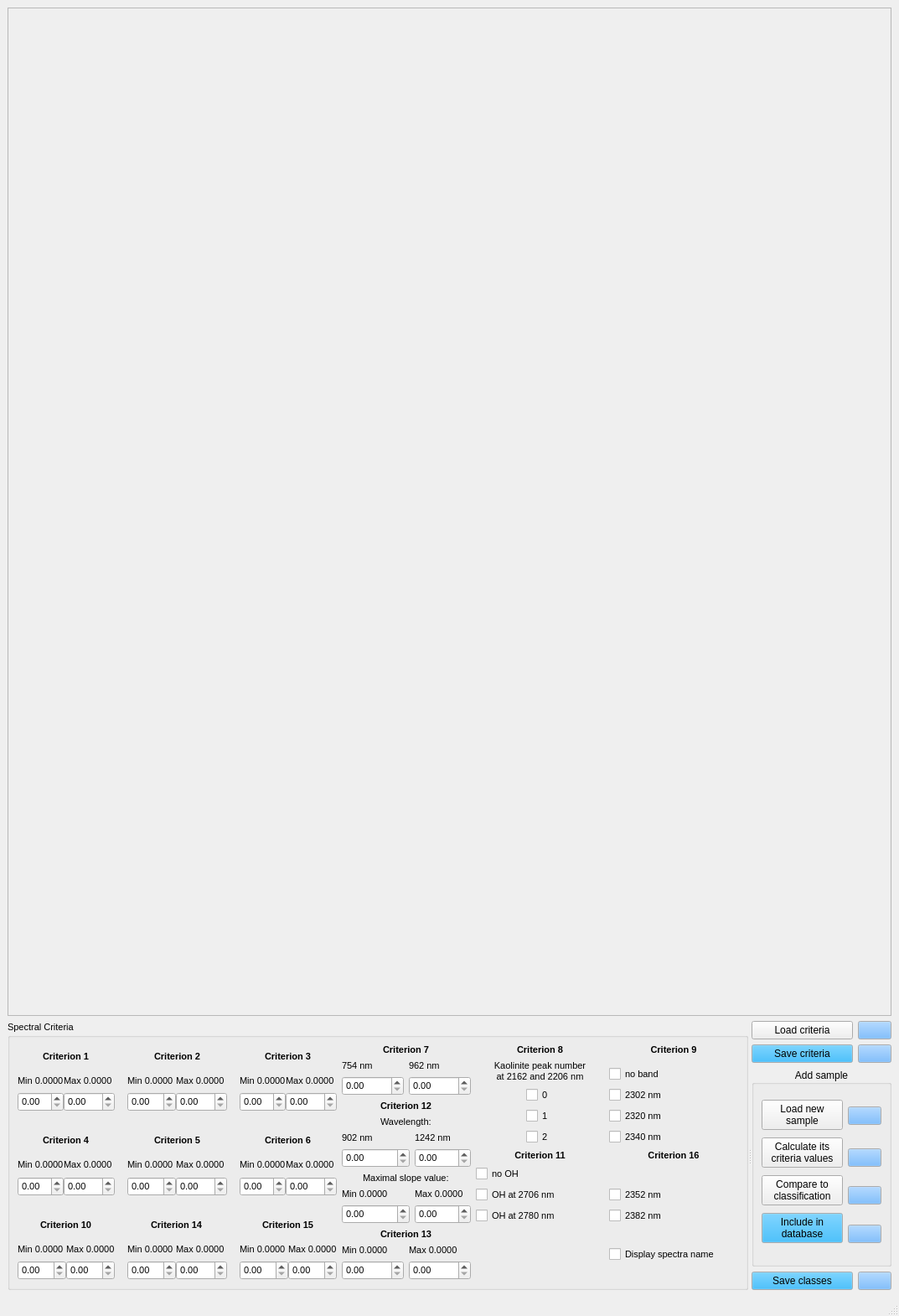
<?xml version="1.0" encoding="UTF-8"?>
<ui version="4.0">
 <class>MainWindow</class>
 <widget class="QMainWindow" name="MainWindow">
  <property name="geometry">
   <rect>
    <x>0</x>
    <y>0</y>
    <width>1073</width>
    <height>1570</height>
   </rect>
  </property>
  <property name="minimumSize">
   <size>
    <width>0</width>
    <height>0</height>
   </size>
  </property>
  <property name="windowTitle">
   <string>PIG_Reflectance_Classifier</string>
  </property>
  <property name="windowIcon">
   <iconset>
    <normaloff>icon.ico</normaloff>icon.ico</iconset>
  </property>
  <widget class="QWidget" name="centralwidget">
   <layout class="QVBoxLayout" name="verticalLayout_7">
    <item>
     <widget class="QFrame" name="frame">
      <property name="sizePolicy">
       <sizepolicy hsizetype="Expanding" vsizetype="Expanding">
        <horstretch>0</horstretch>
        <verstretch>0</verstretch>
       </sizepolicy>
      </property>
      <property name="frameShape">
       <enum>QFrame::StyledPanel</enum>
      </property>
      <property name="frameShadow">
       <enum>QFrame::Raised</enum>
      </property>
     </widget>
    </item>
    <item>
     <widget class="QSplitter" name="splitter">
      <property name="orientation">
       <enum>Qt::Horizontal</enum>
      </property>
      <widget class="QGroupBox" name="groupBox">
       <property name="sizePolicy">
        <sizepolicy hsizetype="Fixed" vsizetype="Preferred">
         <horstretch>0</horstretch>
         <verstretch>0</verstretch>
        </sizepolicy>
       </property>
       <property name="font">
        <font>
         <pointsize>8</pointsize>
        </font>
       </property>
       <property name="title">
        <string>Spectral Criteria</string>
       </property>
       <layout class="QGridLayout" name="gridLayout_15">
        <item row="0" column="0" rowspan="4">
         <layout class="QGridLayout" name="gridLayout_14">
          <property name="horizontalSpacing">
           <number>15</number>
          </property>
          <property name="verticalSpacing">
           <number>20</number>
          </property>
          <item row="2" column="2">
           <layout class="QGridLayout" name="gridLayout_10">
            <item row="0" column="0" colspan="2" alignment="Qt::AlignHCenter">
             <widget class="QLabel" name="label_40">
              <property name="font">
               <font>
                <pointsize>8</pointsize>
                <weight>75</weight>
                <bold>true</bold>
               </font>
              </property>
              <property name="text">
               <string>Criterion 15</string>
              </property>
             </widget>
            </item>
            <item row="1" column="0">
             <widget class="QLabel" name="label_42">
              <property name="text">
               <string>Min 0.0000 </string>
              </property>
             </widget>
            </item>
            <item row="1" column="1">
             <widget class="QLabel" name="label_41">
              <property name="text">
               <string>Max 0.0000</string>
              </property>
             </widget>
            </item>
            <item row="2" column="0">
             <widget class="QDoubleSpinBox" name="mincrit15"/>
            </item>
            <item row="2" column="1">
             <widget class="QDoubleSpinBox" name="maxcrit15"/>
            </item>
           </layout>
          </item>
          <item row="1" column="2">
           <layout class="QGridLayout" name="gridLayout_7">
            <item row="0" column="0" colspan="2" alignment="Qt::AlignHCenter">
             <widget class="QLabel" name="label_13">
              <property name="font">
               <font>
                <pointsize>8</pointsize>
                <weight>75</weight>
                <bold>true</bold>
               </font>
              </property>
              <property name="text">
               <string>Criterion 6</string>
              </property>
             </widget>
            </item>
            <item row="1" column="0">
             <widget class="QLabel" name="label_17">
              <property name="text">
               <string>Min 0.0000</string>
              </property>
             </widget>
            </item>
            <item row="1" column="1">
             <widget class="QLabel" name="label_14">
              <property name="text">
               <string>Max 0.0000 </string>
              </property>
             </widget>
            </item>
            <item row="2" column="0">
             <widget class="QDoubleSpinBox" name="mincrit6"/>
            </item>
            <item row="2" column="1">
             <widget class="QDoubleSpinBox" name="maxcrit6"/>
            </item>
           </layout>
          </item>
          <item row="0" column="1">
           <layout class="QGridLayout" name="gridLayout_5">
            <item row="0" column="0" colspan="2" alignment="Qt::AlignHCenter">
             <widget class="QLabel" name="label_6">
              <property name="font">
               <font>
                <pointsize>8</pointsize>
                <weight>75</weight>
                <bold>true</bold>
               </font>
              </property>
              <property name="text">
               <string>Criterion 2</string>
              </property>
             </widget>
            </item>
            <item row="1" column="0">
             <widget class="QLabel" name="label_4">
              <property name="text">
               <string>Min 0.0000</string>
              </property>
             </widget>
            </item>
            <item row="1" column="1">
             <widget class="QLabel" name="label_5">
              <property name="text">
               <string>Max 0.0000 </string>
              </property>
             </widget>
            </item>
            <item row="2" column="0">
             <widget class="QDoubleSpinBox" name="mincrit2"/>
            </item>
            <item row="2" column="1">
             <widget class="QDoubleSpinBox" name="maxcrit2"/>
            </item>
           </layout>
          </item>
          <item row="1" column="1">
           <layout class="QGridLayout" name="gridLayout_3">
            <item row="1" column="0">
             <widget class="QLabel" name="label_15">
              <property name="text">
               <string>Min 0.0000</string>
              </property>
             </widget>
            </item>
            <item row="1" column="1">
             <widget class="QLabel" name="label_16">
              <property name="text">
               <string>Max 0.0000 </string>
              </property>
             </widget>
            </item>
            <item row="2" column="1">
             <widget class="QDoubleSpinBox" name="maxcrit5"/>
            </item>
            <item row="2" column="0">
             <widget class="QDoubleSpinBox" name="mincrit5"/>
            </item>
            <item row="0" column="0" colspan="2" alignment="Qt::AlignHCenter">
             <widget class="QLabel" name="label_18">
              <property name="font">
               <font>
                <pointsize>8</pointsize>
                <weight>75</weight>
                <bold>true</bold>
               </font>
              </property>
              <property name="text">
               <string>Criterion 5</string>
              </property>
             </widget>
            </item>
           </layout>
          </item>
          <item row="2" column="0">
           <layout class="QGridLayout" name="gridLayout_11">
            <item row="0" column="0" colspan="2" alignment="Qt::AlignHCenter">
             <widget class="QLabel" name="label_27">
              <property name="font">
               <font>
                <pointsize>8</pointsize>
                <weight>75</weight>
                <bold>true</bold>
               </font>
              </property>
              <property name="text">
               <string>Criterion 10</string>
              </property>
             </widget>
            </item>
            <item row="1" column="0">
             <widget class="QLabel" name="label_25">
              <property name="text">
               <string>Min 0.0000 </string>
              </property>
             </widget>
            </item>
            <item row="1" column="1">
             <widget class="QLabel" name="label_26">
              <property name="text">
               <string>Max 0.0000</string>
              </property>
             </widget>
            </item>
            <item row="2" column="0">
             <widget class="QDoubleSpinBox" name="mincrit10"/>
            </item>
            <item row="2" column="1">
             <widget class="QDoubleSpinBox" name="maxcrit10"/>
            </item>
           </layout>
          </item>
          <item row="0" column="0">
           <layout class="QGridLayout" name="gridLayout">
            <item row="0" column="0" colspan="2" alignment="Qt::AlignHCenter">
             <widget class="QLabel" name="label">
              <property name="font">
               <font>
                <pointsize>8</pointsize>
                <weight>75</weight>
                <bold>true</bold>
               </font>
              </property>
              <property name="text">
               <string>Criterion 1</string>
              </property>
             </widget>
            </item>
            <item row="1" column="0">
             <widget class="QLabel" name="label_2">
              <property name="text">
               <string>Min 0.0000</string>
              </property>
             </widget>
            </item>
            <item row="1" column="1">
             <widget class="QLabel" name="label_3">
              <property name="text">
               <string>Max 0.0000 </string>
              </property>
             </widget>
            </item>
            <item row="2" column="0">
             <widget class="QDoubleSpinBox" name="mincrit1"/>
            </item>
            <item row="2" column="1">
             <widget class="QDoubleSpinBox" name="maxcrit1"/>
            </item>
           </layout>
          </item>
          <item row="0" column="2">
           <layout class="QGridLayout" name="gridLayout_2">
            <item row="0" column="0" colspan="2" alignment="Qt::AlignHCenter">
             <widget class="QLabel" name="label_12">
              <property name="font">
               <font>
                <pointsize>8</pointsize>
                <weight>75</weight>
                <bold>true</bold>
               </font>
              </property>
              <property name="text">
               <string>Criterion 3</string>
              </property>
             </widget>
            </item>
            <item row="1" column="0">
             <widget class="QLabel" name="label_9">
              <property name="text">
               <string>Min 0.0000</string>
              </property>
             </widget>
            </item>
            <item row="1" column="1">
             <widget class="QLabel" name="label_10">
              <property name="text">
               <string>Max 0.0000 </string>
              </property>
             </widget>
            </item>
            <item row="2" column="0">
             <widget class="QDoubleSpinBox" name="mincrit3"/>
            </item>
            <item row="2" column="1">
             <widget class="QDoubleSpinBox" name="maxcrit3"/>
            </item>
           </layout>
          </item>
          <item row="1" column="0">
           <layout class="QGridLayout" name="gridLayout_6">
            <item row="0" column="0" colspan="2" alignment="Qt::AlignHCenter">
             <widget class="QLabel" name="label_7">
              <property name="font">
               <font>
                <pointsize>8</pointsize>
                <weight>75</weight>
                <bold>true</bold>
               </font>
              </property>
              <property name="text">
               <string>Criterion 4</string>
              </property>
             </widget>
            </item>
            <item row="1" column="0">
             <widget class="QLabel" name="label_11">
              <property name="text">
               <string>Min 0.0000</string>
              </property>
             </widget>
            </item>
            <item row="1" column="1">
             <widget class="QLabel" name="label_8">
              <property name="text">
               <string>Max 0.0000 </string>
              </property>
             </widget>
            </item>
            <item row="2" column="0">
             <widget class="QDoubleSpinBox" name="mincrit4"/>
            </item>
            <item row="2" column="1">
             <widget class="QDoubleSpinBox" name="maxcrit4"/>
            </item>
           </layout>
          </item>
          <item row="2" column="1">
           <layout class="QGridLayout" name="gridLayout_9">
            <item row="0" column="0" colspan="2" alignment="Qt::AlignHCenter">
             <widget class="QLabel" name="label_37">
              <property name="font">
               <font>
                <pointsize>8</pointsize>
                <weight>75</weight>
                <bold>true</bold>
               </font>
              </property>
              <property name="text">
               <string>Criterion 14</string>
              </property>
             </widget>
            </item>
            <item row="1" column="0">
             <widget class="QLabel" name="label_39">
              <property name="text">
               <string>Min 0.0000 </string>
              </property>
             </widget>
            </item>
            <item row="1" column="1">
             <widget class="QLabel" name="label_38">
              <property name="text">
               <string>Max 0.0000 </string>
              </property>
             </widget>
            </item>
            <item row="2" column="0">
             <widget class="QDoubleSpinBox" name="mincrit14"/>
            </item>
            <item row="2" column="1">
             <widget class="QDoubleSpinBox" name="maxcrit14"/>
            </item>
           </layout>
          </item>
         </layout>
        </item>
        <item row="0" column="1">
         <layout class="QGridLayout" name="gridLayout_4">
          <item row="1" column="1">
           <widget class="QLabel" name="label_19">
            <property name="text">
             <string>962 nm</string>
            </property>
           </widget>
          </item>
          <item row="2" column="0">
           <widget class="QDoubleSpinBox" name="mincrit7"/>
          </item>
          <item row="2" column="1">
           <widget class="QDoubleSpinBox" name="maxcrit7"/>
          </item>
          <item row="1" column="0">
           <widget class="QLabel" name="label_21">
            <property name="text">
             <string>754 nm</string>
            </property>
           </widget>
          </item>
          <item row="0" column="0" colspan="2" alignment="Qt::AlignHCenter">
           <widget class="QLabel" name="label_20">
            <property name="font">
             <font>
              <pointsize>8</pointsize>
              <weight>75</weight>
              <bold>true</bold>
             </font>
            </property>
            <property name="text">
             <string>Criterion 7</string>
            </property>
           </widget>
          </item>
         </layout>
        </item>
        <item row="0" column="2" rowspan="2">
         <layout class="QVBoxLayout" name="verticalLayout_2">
          <item>
           <widget class="QLabel" name="label_22">
            <property name="font">
             <font>
              <pointsize>8</pointsize>
              <weight>75</weight>
              <bold>true</bold>
             </font>
            </property>
            <property name="text">
             <string>Criterion 8</string>
            </property>
            <property name="alignment">
             <set>Qt::AlignCenter</set>
            </property>
           </widget>
          </item>
          <item>
           <widget class="QLabel" name="label_23">
            <property name="text">
             <string>Kaolinite peak number
at 2162 and 2206 nm</string>
            </property>
            <property name="alignment">
             <set>Qt::AlignCenter</set>
            </property>
           </widget>
          </item>
          <item alignment="Qt::AlignHCenter">
           <widget class="QCheckBox" name="checkBox8_1">
            <property name="text">
             <string>0</string>
            </property>
           </widget>
          </item>
          <item alignment="Qt::AlignHCenter">
           <widget class="QCheckBox" name="checkBox8_2">
            <property name="text">
             <string>1</string>
            </property>
           </widget>
          </item>
          <item alignment="Qt::AlignHCenter">
           <widget class="QCheckBox" name="checkBox8_3">
            <property name="text">
             <string>2</string>
            </property>
           </widget>
          </item>
         </layout>
        </item>
        <item row="0" column="3" rowspan="2">
         <layout class="QVBoxLayout" name="verticalLayout_6">
          <item>
           <widget class="QLabel" name="label_24">
            <property name="font">
             <font>
              <pointsize>8</pointsize>
              <weight>75</weight>
              <bold>true</bold>
             </font>
            </property>
            <property name="text">
             <string>Criterion 9</string>
            </property>
            <property name="alignment">
             <set>Qt::AlignHCenter|Qt::AlignTop</set>
            </property>
           </widget>
          </item>
          <item>
           <widget class="QCheckBox" name="checkBox9_0">
            <property name="text">
             <string>no band</string>
            </property>
           </widget>
          </item>
          <item>
           <widget class="QCheckBox" name="checkBox9_5">
            <property name="text">
             <string>2302 nm</string>
            </property>
           </widget>
          </item>
          <item>
           <widget class="QCheckBox" name="checkBox9_1">
            <property name="text">
             <string>2320 nm</string>
            </property>
           </widget>
          </item>
          <item>
           <widget class="QCheckBox" name="checkBox9_2">
            <property name="text">
             <string>2340 nm</string>
            </property>
           </widget>
          </item>
         </layout>
        </item>
        <item row="1" column="1" rowspan="2">
         <layout class="QGridLayout" name="gridLayout_12">
          <item row="2" column="2">
           <widget class="QLabel" name="label_29">
            <property name="text">
             <string>1242 nm</string>
            </property>
           </widget>
          </item>
          <item row="2" column="0">
           <widget class="QLabel" name="label_31">
            <property name="text">
             <string>902 nm</string>
            </property>
           </widget>
          </item>
          <item row="4" column="0" colspan="3" alignment="Qt::AlignHCenter">
           <widget class="QLabel" name="label_33">
            <property name="text">
             <string>Maximal slope value:</string>
            </property>
           </widget>
          </item>
          <item row="1" column="0" colspan="3" alignment="Qt::AlignHCenter">
           <widget class="QLabel" name="label_32">
            <property name="text">
             <string>Wavelength:</string>
            </property>
           </widget>
          </item>
          <item row="6" column="0" colspan="2">
           <widget class="QDoubleSpinBox" name="mincrit12b"/>
          </item>
          <item row="6" column="2">
           <widget class="QDoubleSpinBox" name="maxcrit12b"/>
          </item>
          <item row="5" column="0" colspan="2">
           <widget class="QLabel" name="label_44">
            <property name="text">
             <string>Min 0.0000 </string>
            </property>
           </widget>
          </item>
          <item row="3" column="0" colspan="2">
           <widget class="QDoubleSpinBox" name="mincrit12a">
            <property name="maximum">
             <double>5000.000000000000000</double>
            </property>
            <property name="singleStep">
             <double>2.000000000000000</double>
            </property>
           </widget>
          </item>
          <item row="3" column="2">
           <widget class="QDoubleSpinBox" name="maxcrit12a">
            <property name="maximum">
             <double>5000.000000000000000</double>
            </property>
            <property name="singleStep">
             <double>2.000000000000000</double>
            </property>
            <property name="value">
             <double>0.000000000000000</double>
            </property>
           </widget>
          </item>
          <item row="5" column="2">
           <widget class="QLabel" name="label_43">
            <property name="text">
             <string>Max 0.0000</string>
            </property>
           </widget>
          </item>
          <item row="0" column="0" colspan="3" alignment="Qt::AlignHCenter">
           <widget class="QLabel" name="label_30">
            <property name="font">
             <font>
              <pointsize>8</pointsize>
              <weight>75</weight>
              <bold>true</bold>
             </font>
            </property>
            <property name="text">
             <string>Criterion 12</string>
            </property>
           </widget>
          </item>
         </layout>
        </item>
        <item row="2" column="2">
         <layout class="QVBoxLayout" name="verticalLayout_4">
          <item>
           <widget class="QLabel" name="label_28">
            <property name="font">
             <font>
              <pointsize>8</pointsize>
              <weight>75</weight>
              <bold>true</bold>
             </font>
            </property>
            <property name="text">
             <string>Criterion 11</string>
            </property>
            <property name="alignment">
             <set>Qt::AlignCenter</set>
            </property>
           </widget>
          </item>
          <item>
           <widget class="QCheckBox" name="checkBox11_1">
            <property name="text">
             <string>no OH</string>
            </property>
           </widget>
          </item>
          <item>
           <widget class="QCheckBox" name="checkBox11_2">
            <property name="text">
             <string>OH at 2706 nm</string>
            </property>
           </widget>
          </item>
          <item>
           <widget class="QCheckBox" name="checkBox11_3">
            <property name="text">
             <string>OH at 2780 nm</string>
            </property>
           </widget>
          </item>
         </layout>
        </item>
        <item row="2" column="3">
         <layout class="QVBoxLayout" name="verticalLayout_3">
          <item>
           <widget class="QLabel" name="label_45">
            <property name="font">
             <font>
              <pointsize>8</pointsize>
              <weight>75</weight>
              <bold>true</bold>
             </font>
            </property>
            <property name="text">
             <string>Criterion 16</string>
            </property>
            <property name="alignment">
             <set>Qt::AlignHCenter|Qt::AlignTop</set>
            </property>
           </widget>
          </item>
          <item>
           <widget class="QCheckBox" name="checkBox9_3">
            <property name="text">
             <string>2352 nm</string>
            </property>
           </widget>
          </item>
          <item>
           <widget class="QCheckBox" name="checkBox9_4">
            <property name="text">
             <string>2382 nm</string>
            </property>
           </widget>
          </item>
         </layout>
        </item>
        <item row="3" column="1">
         <layout class="QGridLayout" name="gridLayout_8">
          <item row="2" column="1">
           <widget class="QDoubleSpinBox" name="maxcrit13"/>
          </item>
          <item row="1" column="1">
           <widget class="QLabel" name="label_36">
            <property name="text">
             <string>Max 0.0000</string>
            </property>
           </widget>
          </item>
          <item row="1" column="0">
           <widget class="QLabel" name="label_35">
            <property name="text">
             <string>Min 0.0000</string>
            </property>
           </widget>
          </item>
          <item row="0" column="0" colspan="2" alignment="Qt::AlignHCenter">
           <widget class="QLabel" name="label_34">
            <property name="font">
             <font>
              <pointsize>8</pointsize>
              <weight>75</weight>
              <bold>true</bold>
             </font>
            </property>
            <property name="text">
             <string>Criterion 13</string>
            </property>
           </widget>
          </item>
          <item row="2" column="0">
           <widget class="QDoubleSpinBox" name="mincrit13"/>
          </item>
         </layout>
        </item>
        <item row="3" column="3">
         <widget class="QCheckBox" name="checkBox">
          <property name="text">
           <string>Display spectra name</string>
          </property>
         </widget>
        </item>
       </layout>
      </widget>
      <widget class="QWidget" name="layoutWidget">
       <layout class="QVBoxLayout" name="verticalLayout_5">
        <item>
         <layout class="QHBoxLayout" name="horizontalLayout" stretch="1,0">
          <item>
           <widget class="QPushButton" name="pushload">
            <property name="text">
             <string>Load criteria</string>
            </property>
            <property name="shortcut">
             <string>Ctrl+O</string>
            </property>
           </widget>
          </item>
          <item>
           <widget class="QPushButton" name="infoloadcrit">
            <property name="palette">
             <palette>
              <active>
               <colorrole role="Button">
                <brush brushstyle="SolidPattern">
                 <color alpha="255">
                  <red>85</red>
                  <green>170</green>
                  <blue>255</blue>
                 </color>
                </brush>
               </colorrole>
              </active>
              <inactive>
               <colorrole role="Button">
                <brush brushstyle="SolidPattern">
                 <color alpha="255">
                  <red>85</red>
                  <green>170</green>
                  <blue>255</blue>
                 </color>
                </brush>
               </colorrole>
              </inactive>
              <disabled>
               <colorrole role="Button">
                <brush brushstyle="SolidPattern">
                 <color alpha="255">
                  <red>85</red>
                  <green>170</green>
                  <blue>255</blue>
                 </color>
                </brush>
               </colorrole>
              </disabled>
             </palette>
            </property>
            <property name="text">
             <string/>
            </property>
            <property name="icon">
             <iconset>
              <normaloff>icon_info.png</normaloff>icon_info.png</iconset>
            </property>
           </widget>
          </item>
         </layout>
        </item>
        <item>
         <layout class="QHBoxLayout" name="horizontalLayout_2" stretch="1,0">
          <item>
           <widget class="QPushButton" name="pushsave">
            <property name="palette">
             <palette>
              <active>
               <colorrole role="Button">
                <brush brushstyle="SolidPattern">
                 <color alpha="255">
                  <red>0</red>
                  <green>170</green>
                  <blue>255</blue>
                 </color>
                </brush>
               </colorrole>
              </active>
              <inactive>
               <colorrole role="Button">
                <brush brushstyle="SolidPattern">
                 <color alpha="255">
                  <red>0</red>
                  <green>170</green>
                  <blue>255</blue>
                 </color>
                </brush>
               </colorrole>
              </inactive>
              <disabled>
               <colorrole role="Button">
                <brush brushstyle="SolidPattern">
                 <color alpha="255">
                  <red>0</red>
                  <green>170</green>
                  <blue>255</blue>
                 </color>
                </brush>
               </colorrole>
              </disabled>
             </palette>
            </property>
            <property name="text">
             <string>Save criteria</string>
            </property>
            <property name="shortcut">
             <string>Ctrl+S</string>
            </property>
           </widget>
          </item>
          <item>
           <widget class="QPushButton" name="infosavecrit">
            <property name="palette">
             <palette>
              <active>
               <colorrole role="Button">
                <brush brushstyle="SolidPattern">
                 <color alpha="255">
                  <red>85</red>
                  <green>170</green>
                  <blue>255</blue>
                 </color>
                </brush>
               </colorrole>
              </active>
              <inactive>
               <colorrole role="Button">
                <brush brushstyle="SolidPattern">
                 <color alpha="255">
                  <red>85</red>
                  <green>170</green>
                  <blue>255</blue>
                 </color>
                </brush>
               </colorrole>
              </inactive>
              <disabled>
               <colorrole role="Button">
                <brush brushstyle="SolidPattern">
                 <color alpha="255">
                  <red>85</red>
                  <green>170</green>
                  <blue>255</blue>
                 </color>
                </brush>
               </colorrole>
              </disabled>
             </palette>
            </property>
            <property name="text">
             <string/>
            </property>
            <property name="icon">
             <iconset>
              <normaloff>icon_info.png</normaloff>icon_info.png</iconset>
            </property>
           </widget>
          </item>
         </layout>
        </item>
        <item>
         <widget class="QGroupBox" name="groupBox_2">
          <property name="title">
           <string>Add sample</string>
          </property>
          <property name="alignment">
           <set>Qt::AlignCenter</set>
          </property>
          <layout class="QGridLayout" name="gridLayout_13" columnstretch="1,0">
           <item row="0" column="0" rowspan="4">
            <layout class="QVBoxLayout" name="verticalLayout">
             <item>
              <widget class="QPushButton" name="loadpig">
               <property name="text">
                <string>Load new
sample</string>
               </property>
              </widget>
             </item>
             <item>
              <widget class="QPushButton" name="calculatecrit">
               <property name="text">
                <string>Calculate its
criteria values</string>
               </property>
              </widget>
             </item>
             <item>
              <widget class="QPushButton" name="classify">
               <property name="text">
                <string>Compare to
classification</string>
               </property>
              </widget>
             </item>
             <item>
              <widget class="QPushButton" name="savedatabase">
               <property name="palette">
                <palette>
                 <active>
                  <colorrole role="Button">
                   <brush brushstyle="SolidPattern">
                    <color alpha="255">
                     <red>0</red>
                     <green>170</green>
                     <blue>255</blue>
                    </color>
                   </brush>
                  </colorrole>
                 </active>
                 <inactive>
                  <colorrole role="Button">
                   <brush brushstyle="SolidPattern">
                    <color alpha="255">
                     <red>0</red>
                     <green>170</green>
                     <blue>255</blue>
                    </color>
                   </brush>
                  </colorrole>
                 </inactive>
                 <disabled>
                  <colorrole role="Button">
                   <brush brushstyle="SolidPattern">
                    <color alpha="255">
                     <red>0</red>
                     <green>170</green>
                     <blue>255</blue>
                    </color>
                   </brush>
                  </colorrole>
                 </disabled>
                </palette>
               </property>
               <property name="text">
                <string>Include in
database</string>
               </property>
              </widget>
             </item>
            </layout>
           </item>
           <item row="0" column="1">
            <widget class="QPushButton" name="infoloadpig">
             <property name="palette">
              <palette>
               <active>
                <colorrole role="Button">
                 <brush brushstyle="SolidPattern">
                  <color alpha="255">
                   <red>85</red>
                   <green>170</green>
                   <blue>255</blue>
                  </color>
                 </brush>
                </colorrole>
               </active>
               <inactive>
                <colorrole role="Button">
                 <brush brushstyle="SolidPattern">
                  <color alpha="255">
                   <red>85</red>
                   <green>170</green>
                   <blue>255</blue>
                  </color>
                 </brush>
                </colorrole>
               </inactive>
               <disabled>
                <colorrole role="Button">
                 <brush brushstyle="SolidPattern">
                  <color alpha="255">
                   <red>85</red>
                   <green>170</green>
                   <blue>255</blue>
                  </color>
                 </brush>
                </colorrole>
               </disabled>
              </palette>
             </property>
             <property name="text">
              <string/>
             </property>
             <property name="icon">
              <iconset>
               <normaloff>icon_info.png</normaloff>icon_info.png</iconset>
             </property>
            </widget>
           </item>
           <item row="1" column="1">
            <widget class="QPushButton" name="infocalc">
             <property name="palette">
              <palette>
               <active>
                <colorrole role="Button">
                 <brush brushstyle="SolidPattern">
                  <color alpha="255">
                   <red>85</red>
                   <green>170</green>
                   <blue>255</blue>
                  </color>
                 </brush>
                </colorrole>
               </active>
               <inactive>
                <colorrole role="Button">
                 <brush brushstyle="SolidPattern">
                  <color alpha="255">
                   <red>85</red>
                   <green>170</green>
                   <blue>255</blue>
                  </color>
                 </brush>
                </colorrole>
               </inactive>
               <disabled>
                <colorrole role="Button">
                 <brush brushstyle="SolidPattern">
                  <color alpha="255">
                   <red>85</red>
                   <green>170</green>
                   <blue>255</blue>
                  </color>
                 </brush>
                </colorrole>
               </disabled>
              </palette>
             </property>
             <property name="text">
              <string/>
             </property>
             <property name="icon">
              <iconset>
               <normaloff>icon_info.png</normaloff>icon_info.png</iconset>
             </property>
            </widget>
           </item>
           <item row="2" column="1">
            <widget class="QPushButton" name="infocompare">
             <property name="palette">
              <palette>
               <active>
                <colorrole role="Button">
                 <brush brushstyle="SolidPattern">
                  <color alpha="255">
                   <red>85</red>
                   <green>170</green>
                   <blue>255</blue>
                  </color>
                 </brush>
                </colorrole>
               </active>
               <inactive>
                <colorrole role="Button">
                 <brush brushstyle="SolidPattern">
                  <color alpha="255">
                   <red>85</red>
                   <green>170</green>
                   <blue>255</blue>
                  </color>
                 </brush>
                </colorrole>
               </inactive>
               <disabled>
                <colorrole role="Button">
                 <brush brushstyle="SolidPattern">
                  <color alpha="255">
                   <red>85</red>
                   <green>170</green>
                   <blue>255</blue>
                  </color>
                 </brush>
                </colorrole>
               </disabled>
              </palette>
             </property>
             <property name="text">
              <string/>
             </property>
             <property name="icon">
              <iconset>
               <normaloff>icon_info.png</normaloff>icon_info.png</iconset>
             </property>
            </widget>
           </item>
           <item row="3" column="1">
            <widget class="QPushButton" name="infodatabase">
             <property name="palette">
              <palette>
               <active>
                <colorrole role="Button">
                 <brush brushstyle="SolidPattern">
                  <color alpha="255">
                   <red>85</red>
                   <green>170</green>
                   <blue>255</blue>
                  </color>
                 </brush>
                </colorrole>
               </active>
               <inactive>
                <colorrole role="Button">
                 <brush brushstyle="SolidPattern">
                  <color alpha="255">
                   <red>85</red>
                   <green>170</green>
                   <blue>255</blue>
                  </color>
                 </brush>
                </colorrole>
               </inactive>
               <disabled>
                <colorrole role="Button">
                 <brush brushstyle="SolidPattern">
                  <color alpha="255">
                   <red>85</red>
                   <green>170</green>
                   <blue>255</blue>
                  </color>
                 </brush>
                </colorrole>
               </disabled>
              </palette>
             </property>
             <property name="text">
              <string/>
             </property>
             <property name="icon">
              <iconset>
               <normaloff>icon_info.png</normaloff>icon_info.png</iconset>
             </property>
            </widget>
           </item>
          </layout>
         </widget>
        </item>
        <item>
         <layout class="QHBoxLayout" name="horizontalLayout_3" stretch="1,0">
          <item>
           <widget class="QPushButton" name="saveclass">
            <property name="palette">
             <palette>
              <active>
               <colorrole role="Button">
                <brush brushstyle="SolidPattern">
                 <color alpha="255">
                  <red>0</red>
                  <green>170</green>
                  <blue>255</blue>
                 </color>
                </brush>
               </colorrole>
              </active>
              <inactive>
               <colorrole role="Button">
                <brush brushstyle="SolidPattern">
                 <color alpha="255">
                  <red>0</red>
                  <green>170</green>
                  <blue>255</blue>
                 </color>
                </brush>
               </colorrole>
              </inactive>
              <disabled>
               <colorrole role="Button">
                <brush brushstyle="SolidPattern">
                 <color alpha="255">
                  <red>0</red>
                  <green>170</green>
                  <blue>255</blue>
                 </color>
                </brush>
               </colorrole>
              </disabled>
             </palette>
            </property>
            <property name="text">
             <string>Save classes</string>
            </property>
           </widget>
          </item>
          <item>
           <widget class="QPushButton" name="infosaveclass">
            <property name="palette">
             <palette>
              <active>
               <colorrole role="Button">
                <brush brushstyle="SolidPattern">
                 <color alpha="255">
                  <red>85</red>
                  <green>170</green>
                  <blue>255</blue>
                 </color>
                </brush>
               </colorrole>
              </active>
              <inactive>
               <colorrole role="Button">
                <brush brushstyle="SolidPattern">
                 <color alpha="255">
                  <red>85</red>
                  <green>170</green>
                  <blue>255</blue>
                 </color>
                </brush>
               </colorrole>
              </inactive>
              <disabled>
               <colorrole role="Button">
                <brush brushstyle="SolidPattern">
                 <color alpha="255">
                  <red>85</red>
                  <green>170</green>
                  <blue>255</blue>
                 </color>
                </brush>
               </colorrole>
              </disabled>
             </palette>
            </property>
            <property name="text">
             <string/>
            </property>
            <property name="icon">
             <iconset>
              <normaloff>icon_info.png</normaloff>icon_info.png</iconset>
            </property>
           </widget>
          </item>
         </layout>
        </item>
       </layout>
      </widget>
     </widget>
    </item>
   </layout>
  </widget>
  <widget class="QMenuBar" name="menubar">
   <property name="geometry">
    <rect>
     <x>0</x>
     <y>0</y>
     <width>1073</width>
     <height>25</height>
    </rect>
   </property>
  </widget>
  <widget class="QStatusBar" name="statusbar"/>
 </widget>
 <resources/>
 <connections/>
</ui>
